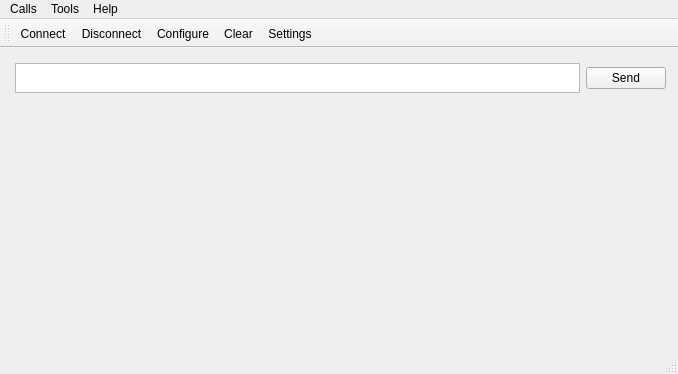
<?xml version="1.0" encoding="UTF-8"?>
<ui version="4.0">
 <class>MainWindow</class>
 <widget class="QMainWindow" name="MainWindow">
  <property name="geometry">
   <rect>
    <x>0</x>
    <y>0</y>
    <width>678</width>
    <height>374</height>
   </rect>
  </property>
  <property name="windowTitle">
   <string>Simple Terminal</string>
  </property>
  <widget class="QWidget" name="centralWidget">
   <widget class="QWidget" name="layoutWidget">
    <property name="geometry">
     <rect>
      <x>10</x>
      <y>10</y>
      <width>661</width>
      <height>41</height>
     </rect>
    </property>
    <layout class="QHBoxLayout" name="horizontalLayout">
     <property name="sizeConstraint">
      <enum>QLayout::SetMaximumSize</enum>
     </property>
     <property name="leftMargin">
      <number>5</number>
     </property>
     <property name="topMargin">
      <number>5</number>
     </property>
     <property name="rightMargin">
      <number>5</number>
     </property>
     <property name="bottomMargin">
      <number>5</number>
     </property>
     <item>
      <widget class="QPlainTextEdit" name="sendMsg">
       <property name="sizePolicy">
        <sizepolicy hsizetype="Expanding" vsizetype="Fixed">
         <horstretch>0</horstretch>
         <verstretch>0</verstretch>
        </sizepolicy>
       </property>
       <property name="minimumSize">
        <size>
         <width>0</width>
         <height>30</height>
        </size>
       </property>
       <property name="maximumSize">
        <size>
         <width>16777215</width>
         <height>30</height>
        </size>
       </property>
      </widget>
     </item>
     <item>
      <widget class="QPushButton" name="sendBtn">
       <property name="text">
        <string>Send</string>
       </property>
      </widget>
     </item>
    </layout>
   </widget>
  </widget>
  <widget class="QMenuBar" name="menuBar">
   <property name="geometry">
    <rect>
     <x>0</x>
     <y>0</y>
     <width>678</width>
     <height>22</height>
    </rect>
   </property>
   <widget class="QMenu" name="menuCalls">
    <property name="title">
     <string>Calls</string>
    </property>
    <addaction name="actionConnect"/>
    <addaction name="actionDisconnect"/>
    <addaction name="separator"/>
    <addaction name="actionQuit"/>
   </widget>
   <widget class="QMenu" name="menuTools">
    <property name="title">
     <string>Tools</string>
    </property>
    <addaction name="actionConfigure"/>
    <addaction name="actionClear"/>
    <addaction name="actionSettings"/>
   </widget>
   <widget class="QMenu" name="menuHelp">
    <property name="title">
     <string>Help</string>
    </property>
    <addaction name="actionAbout"/>
    <addaction name="actionAboutQt"/>
   </widget>
   <addaction name="menuCalls"/>
   <addaction name="menuTools"/>
   <addaction name="menuHelp"/>
  </widget>
  <widget class="QToolBar" name="mainToolBar">
   <attribute name="toolBarArea">
    <enum>TopToolBarArea</enum>
   </attribute>
   <attribute name="toolBarBreak">
    <bool>false</bool>
   </attribute>
   <addaction name="actionConnect"/>
   <addaction name="actionDisconnect"/>
   <addaction name="actionConfigure"/>
   <addaction name="actionClear"/>
   <addaction name="actionSettings"/>
  </widget>
  <widget class="QStatusBar" name="statusBar"/>
  <action name="actionAbout">
   <property name="text">
    <string>&amp;About</string>
   </property>
   <property name="toolTip">
    <string>About program</string>
   </property>
   <property name="shortcut">
    <string>Alt+A</string>
   </property>
  </action>
  <action name="actionAboutQt">
   <property name="text">
    <string>About Qt</string>
   </property>
  </action>
  <action name="actionConnect">
   <property name="icon">
    <iconset resource="terminal.qrc">
     <normaloff>:/images/connect.png</normaloff>:/images/connect.png</iconset>
   </property>
   <property name="text">
    <string>C&amp;onnect</string>
   </property>
   <property name="toolTip">
    <string>Connect to serial port</string>
   </property>
   <property name="shortcut">
    <string>Ctrl+O</string>
   </property>
  </action>
  <action name="actionDisconnect">
   <property name="icon">
    <iconset resource="terminal.qrc">
     <normaloff>:/images/disconnect.png</normaloff>:/images/disconnect.png</iconset>
   </property>
   <property name="text">
    <string>&amp;Disconnect</string>
   </property>
   <property name="toolTip">
    <string>Disconnect from serial port</string>
   </property>
   <property name="shortcut">
    <string>Ctrl+D</string>
   </property>
  </action>
  <action name="actionConfigure">
   <property name="icon">
    <iconset resource="terminal.qrc">
     <normaloff>:/images/settings.png</normaloff>:/images/settings.png</iconset>
   </property>
   <property name="text">
    <string>&amp;Configure</string>
   </property>
   <property name="toolTip">
    <string>Configure serial port</string>
   </property>
   <property name="shortcut">
    <string>Alt+C</string>
   </property>
  </action>
  <action name="actionClear">
   <property name="icon">
    <iconset resource="terminal.qrc">
     <normaloff>:/images/clear.png</normaloff>:/images/clear.png</iconset>
   </property>
   <property name="text">
    <string>C&amp;lear</string>
   </property>
   <property name="toolTip">
    <string>Clear data</string>
   </property>
   <property name="shortcut">
    <string>Alt+L</string>
   </property>
  </action>
  <action name="actionQuit">
   <property name="icon">
    <iconset resource="terminal.qrc">
     <normaloff>:/images/application-exit.png</normaloff>:/images/application-exit.png</iconset>
   </property>
   <property name="text">
    <string>&amp;Quit</string>
   </property>
   <property name="shortcut">
    <string>Ctrl+Q</string>
   </property>
  </action>
  <action name="actionSettings">
   <property name="icon">
    <iconset resource="terminal.qrc">
     <normaloff>:/images/settings.png</normaloff>:/images/settings.png</iconset>
   </property>
   <property name="text">
    <string>Settings</string>
   </property>
  </action>
 </widget>
 <layoutdefault spacing="6" margin="11"/>
 <resources>
  <include location="terminal.qrc"/>
 </resources>
 <connections/>
</ui>
